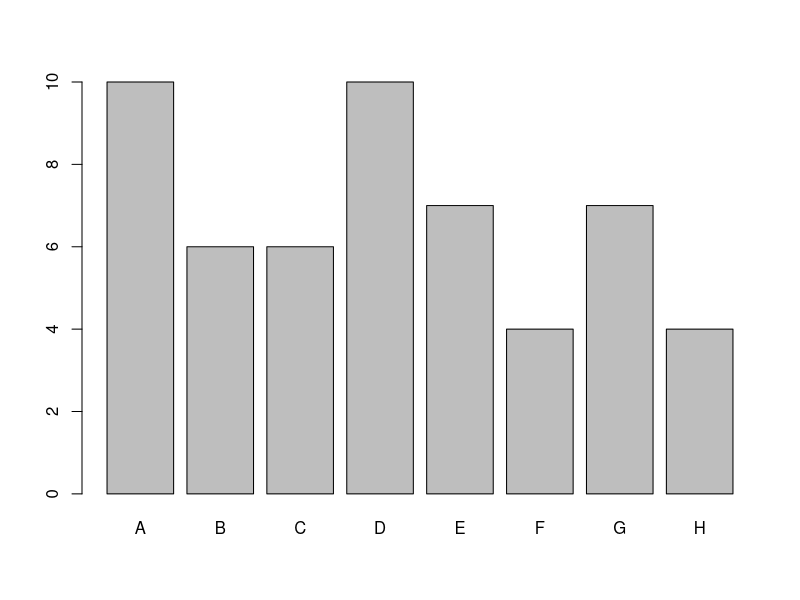
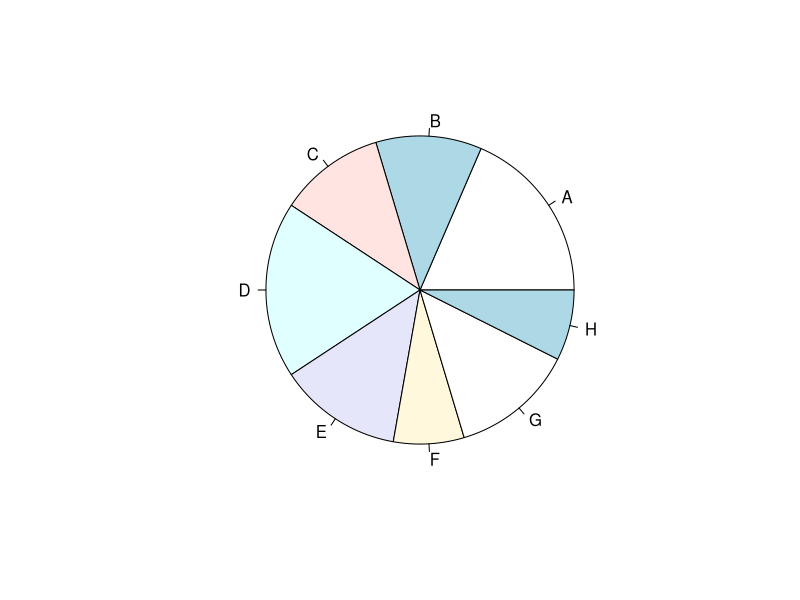
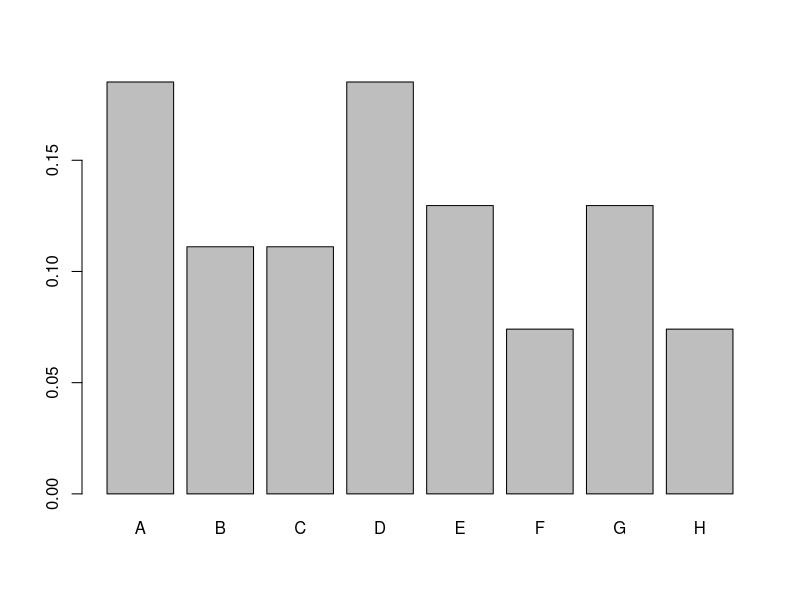
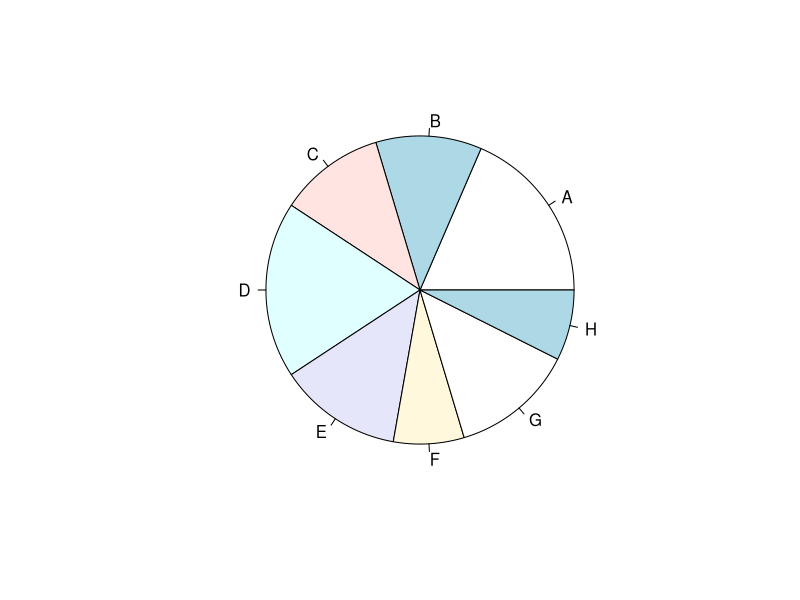

Reproduce these figures in R, in order.
library(MASS)      # load the MASS package 
painters 
painters$School 

school = painters$School
school.freq = table(school)   # apply the table function 

#frequency distribution
school.freq 

#cbind function to print the result in column format
cbind(school.freq)
barplot(school.freq)
pie(school.freq)


# relative frequency distribution

school.relfreq = school.freq / nrow(painters) 
school.relfreq 
barplot(school.relfreq)
pie(school.relfreq)


c_school = school == "C"      # the logical index vector

c_painters = painters[c_school, ]  # child data set

mean(c_painters$Composition) #mean composition score of school C. 

tapply(painters$Composition, painters$School, mean) #mean composition score for each school 


